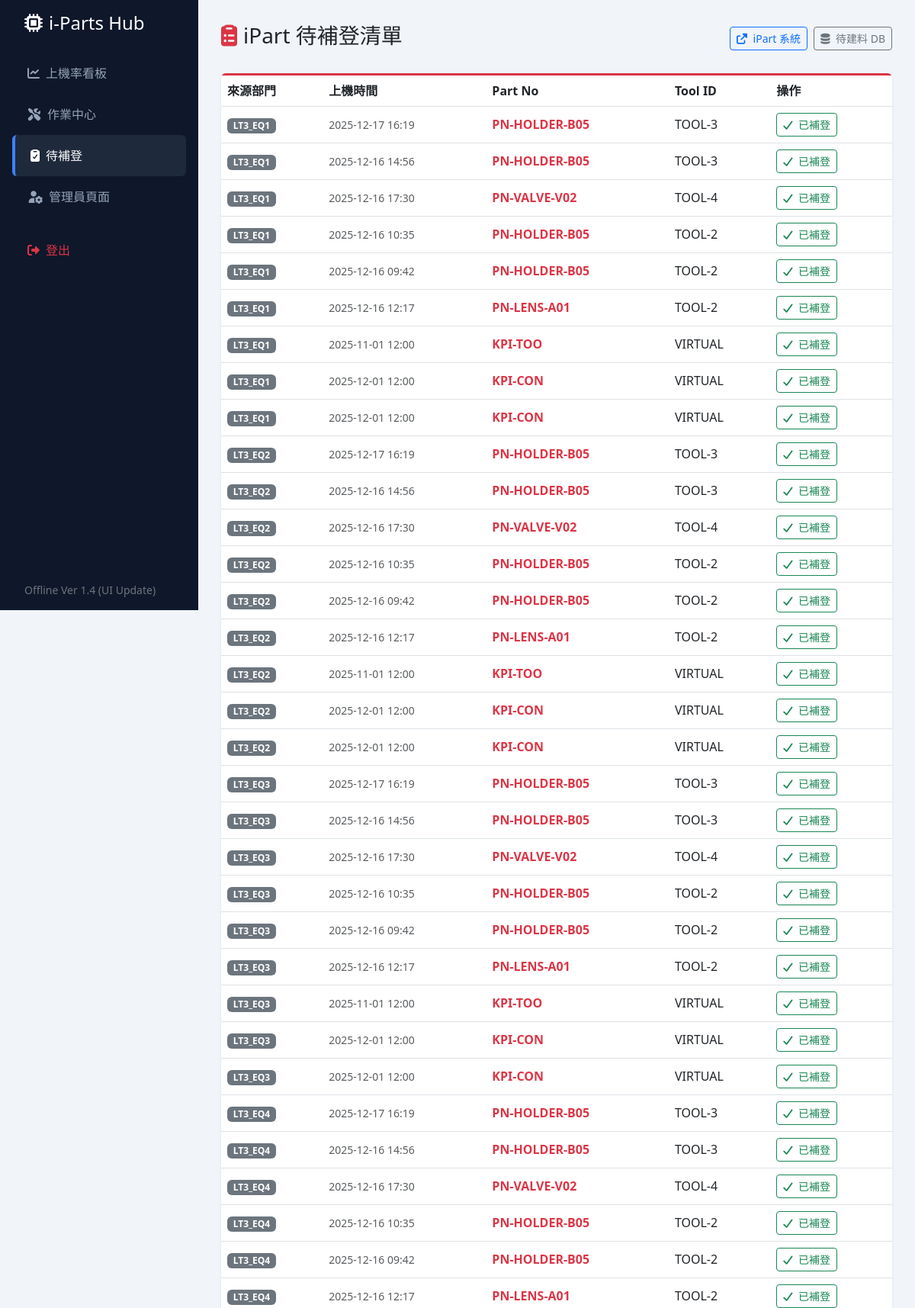
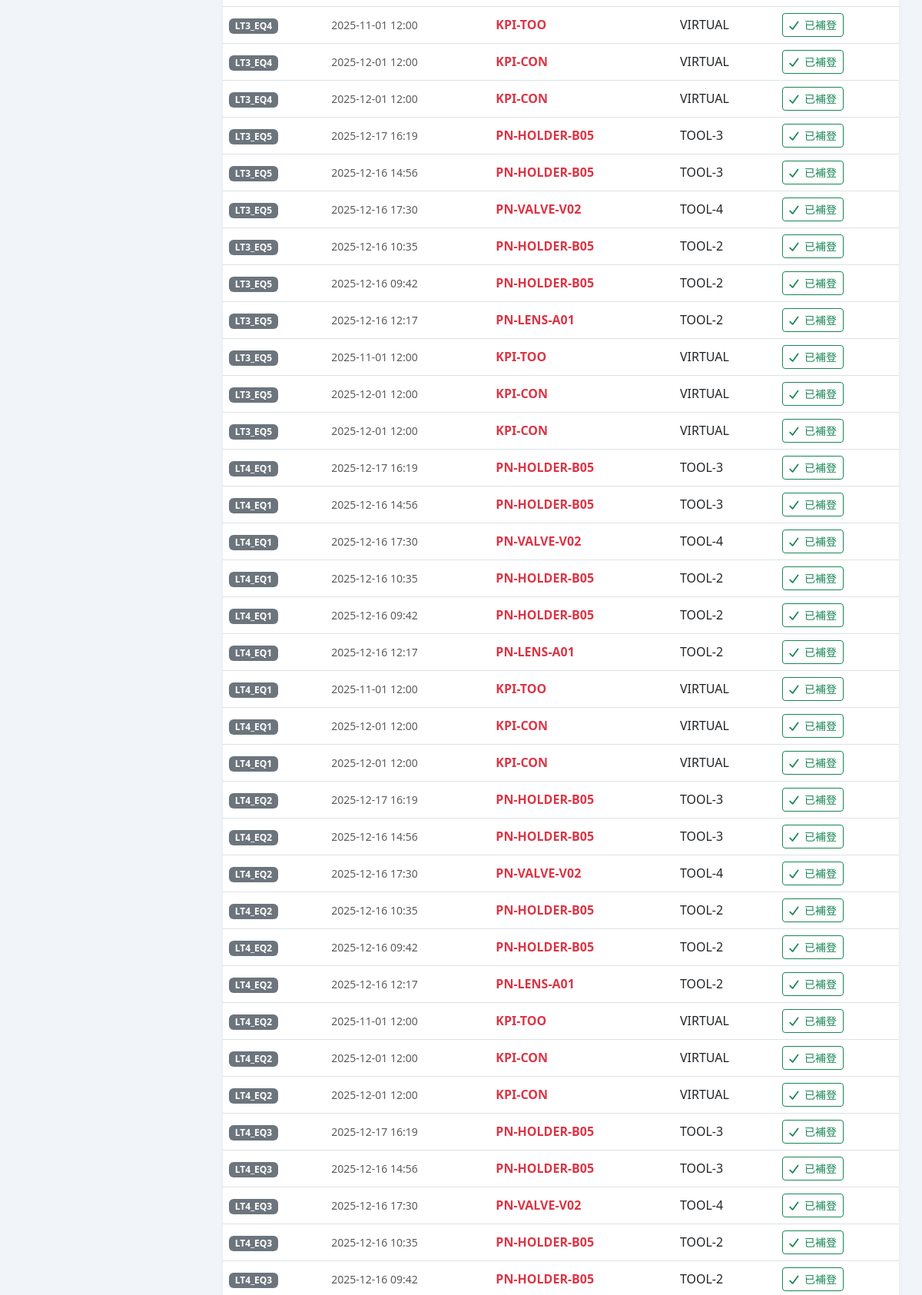
The app's page /iPart-PHP/iPart-PHP/index.php?route=ipart_pending (signed in, upper part) with its own data (2 pictures, top to bottom).
### tables this page shows
CREATE TABLE part_lifecycle (
                id INTEGER PRIMARY KEY AUTOINCREMENT,
                dept TEXT,
                status TEXT,
                part_no TEXT,
                part_name TEXT,
                vendor TEXT,
                sn TEXT,
                location TEXT,
                ipart_logged INTEGER DEFAULT 0,
                remark TEXT,
                category TEXT,  -- ★ 新增分類欄位
                created_at TIMESTAMP DEFAULT CURRENT_TIMESTAMP
            );

### iPart-PHP/iPart-PHP/views/pending_list.php (the view, shortened to what this page needs)
<div class="d-flex justify-content-between align-items-center mb-4">
    <h3><i class="fas fa-clipboard-list me-2 text-danger"></i>iPart 待補登清單</h3>
    <div>
        <a href="http://【請修改這裡_填入_IPART_網址】" target="_blank" class="btn btn-sm btn-outline-primary me-1" title="前往 iPart 系統">
            <i class="fas fa-external-link-alt me-1"></i> iPart 系統
        </a>
        <a href="http://【請修改這裡_填入_待建料DB_網址】" target="_blank" class="btn btn-sm btn-outline-secondary" title="查詢待建料清單">
            <i class="fas fa-database me-1"></i> 待建料 DB
        </a>
    </div>
</div>
<div class="card border-danger border-top border-3 shadow-sm">
    <div class="card-body p-0">
        <div class="table-responsive">
            <table class="table table-hover align-middle mb-0">
                <thead class="bg-light">
                    <tr>
                        <th>來源部門</th>
                        <th>上機時間</th>
                        <th>Part No</th>
                        <th>Tool ID</th>
                        <th>操作</th>
                    </tr>
                </thead>
                <tbody>
                    <?php if (empty($pending)): ?>
                        <tr><td colspan="5" class="text-center py-5 text-muted">目前無待補登項目，太棒了！</td></tr>
                    <?php else: ?>
                        <?php foreach ($pending as $item): ?>
                        <tr>
                            <td><span class="badge bg-secondary"><?= $item['dept_source'] ?></span></td>
                            <td class="text-muted small"><?= date('Y-m-d H:i', strtotime($item['created_at'])) ?></td>
                            <td class="fw-bold text-danger"><?= $item['part_no'] ?></td>
                            <td><?= $item['location'] ?></td>
                            <td>
                                <a href="index.php?route=api_complete&dept=<?= $item['dept_source'] ?>&id=<?= $item['id'] ?>" class="btn btn-sm btn-outline-success" onclick="return confirm('確認已在 iPart 完成補登？')">
                                    <i class="fas fa-check me-1"></i> 已補登
                                </a>
                            </td>
                        </tr>
                        <?php endforeach; ?>
                    <?php endif; ?>
                </tbody>
            </table>
        </div>
    </div>
</div>
<?php $content = ob_get_clean(); require 'layout.php'; ?>

### iPart-PHP/iPart-PHP/views/layout.php (style rules this page uses)
body { min-height: 100vh; overflow-x: hidden; background-color: #f1f5f9; }
.card { border: none; box-shadow: 0 4px 6px -1px rgba(0,0,0,0.1); }
::placeholder { color: #94a3b8 !important; opacity: 1; }

### records on screen
part_lifecycle: dept_source "LT3_EQ1", created_at "2025-12-17 16:19", part_no "PN-HOLDER-B05", location "TOOL-3", dept_source "LT3_EQ2", dept_source "LT3_EQ3", dept_source "LT3_EQ4", dept_source "LT3_EQ5", dept_source "LT4_EQ1", dept_source "LT4_EQ2", dept_source "LT4_EQ3"
part_lifecycle: dept_source "LT3_EQ1", created_at "2025-12-16 14:56", part_no "PN-HOLDER-B05", location "TOOL-3", dept_source "LT3_EQ2", dept_source "LT3_EQ3", dept_source "LT3_EQ4", dept_source "LT3_EQ5", dept_source "LT4_EQ1", dept_source "LT4_EQ2", dept_source "LT4_EQ3"
part_lifecycle: dept_source "LT3_EQ1", created_at "2025-12-16 17:30", part_no "PN-VALVE-V02", location "TOOL-4", dept_source "LT3_EQ2", dept_source "LT3_EQ3", dept_source "LT3_EQ4", dept_source "LT3_EQ5", dept_source "LT4_EQ1", dept_source "LT4_EQ2", dept_source "LT4_EQ3"
part_lifecycle: dept_source "LT3_EQ1", created_at "2025-12-16 10:35", part_no "PN-HOLDER-B05", location "TOOL-2", dept_source "LT3_EQ2", dept_source "LT3_EQ3", dept_source "LT3_EQ4", dept_source "LT3_EQ5", dept_source "LT4_EQ1", dept_source "LT4_EQ2", dept_source "LT4_EQ3"
part_lifecycle: dept_source "LT3_EQ1", created_at "2025-12-16 09:42", part_no "PN-HOLDER-B05", location "TOOL-2", dept_source "LT3_EQ2", dept_source "LT3_EQ3", dept_source "LT3_EQ4", dept_source "LT3_EQ5", dept_source "LT4_EQ1", dept_source "LT4_EQ2", dept_source "LT4_EQ3"
part_lifecycle: dept_source "LT3_EQ1", created_at "2025-12-16 12:17", part_no "PN-LENS-A01", location "TOOL-2", dept_source "LT3_EQ2", dept_source "LT3_EQ3", dept_source "LT3_EQ4", dept_source "LT3_EQ5", dept_source "LT4_EQ1", dept_source "LT4_EQ2"
part_lifecycle: dept_source "LT3_EQ1", created_at "2025-11-01 12:00", part_no "KPI-TOO", location "VIRTUAL", dept_source "LT3_EQ2", dept_source "LT3_EQ3", dept_source "LT3_EQ4", dept_source "LT3_EQ5", dept_source "LT4_EQ1", dept_source "LT4_EQ2"
part_lifecycle: dept_source "LT3_EQ1", created_at "2025-12-01 12:00", part_no "KPI-CON", location "VIRTUAL", dept_source "LT3_EQ2", dept_source "LT3_EQ3", dept_source "LT3_EQ4", dept_source "LT3_EQ5", dept_source "LT4_EQ1", dept_source "LT4_EQ2"
part_lifecycle: dept_source "LT3_EQ1", created_at "2025-12-01 12:00", part_no "KPI-CON", location "VIRTUAL", dept_source "LT3_EQ2", dept_source "LT3_EQ3", dept_source "LT3_EQ4", dept_source "LT3_EQ5", dept_source "LT4_EQ1", dept_source "LT4_EQ2"
